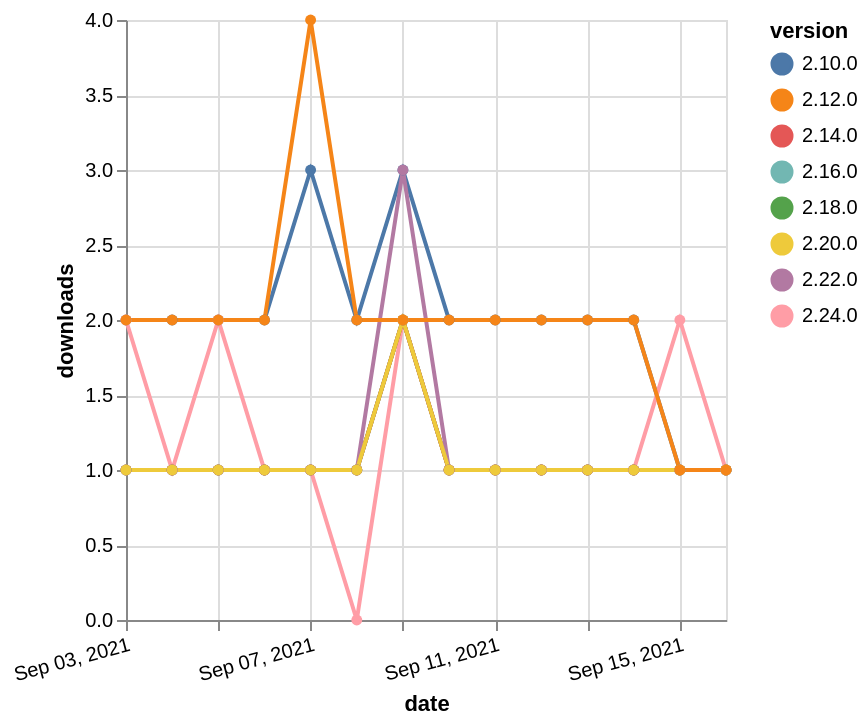

Vega-Lite specification for this chart:
### Vega-Lite specification from a JSON file in a GitHub repository (floating-point values rounded to 4 significant figures)
{"$schema": "https://vega.github.io/schema/vega-lite/v5.json", "description": "A simple bar chart with embedded data.", "data": {"values": [{"date": "2021-09-03", "total": 191, "delta": 1, "version": "2.16.0"}, {"date": "2021-09-04", "total": 192, "delta": 1, "version": "2.16.0"}, {"date": "2021-09-05", "total": 193, "delta": 1, "version": "2.16.0"}, {"date": "2021-09-06", "total": 194, "delta": 1, "version": "2.16.0"}, {"date": "2021-09-07", "total": 195, "delta": 1, "version": "2.16.0"}, {"date": "2021-09-08", "total": 196, "delta": 1, "version": "2.16.0"}, {"date": "2021-09-09", "total": 198, "delta": 2, "version": "2.16.0"}, {"date": "2021-09-10", "total": 199, "delta": 1, "version": "2.16.0"}, {"date": "2021-09-11", "total": 200, "delta": 1, "version": "2.16.0"}, {"date": "2021-09-12", "total": 201, "delta": 1, "version": "2.16.0"}, {"date": "2021-09-13", "total": 202, "delta": 1, "version": "2.16.0"}, {"date": "2021-09-14", "total": 203, "delta": 1, "version": "2.16.0"}, {"date": "2021-09-15", "total": 204, "delta": 1, "version": "2.16.0"}, {"date": "2021-09-16", "total": 205, "delta": 1, "version": "2.16.0"}, {"date": "2021-09-03", "total": 2313, "delta": 2, "version": "2.10.0"}, {"date": "2021-09-04", "total": 2315, "delta": 2, "version": "2.10.0"}, {"date": "2021-09-05", "total": 2317, "delta": 2, "version": "2.10.0"}, {"date": "2021-09-06", "total": 2319, "delta": 2, "version": "2.10.0"}, {"date": "2021-09-07", "total": 2322, "delta": 3, "version": "2.10.0"}, {"date": "2021-09-08", "total": 2324, "delta": 2, "version": "2.10.0"}, {"date": "2021-09-09", "total": 2327, "delta": 3, "version": "2.10.0"}, {"date": "2021-09-10", "total": 2329, "delta": 2, "version": "2.10.0"}, {"date": "2021-09-11", "total": 2331, "delta": 2, "version": "2.10.0"}, {"date": "2021-09-12", "total": 2333, "delta": 2, "version": "2.10.0"}, {"date": "2021-09-13", "total": 2335, "delta": 2, "version": "2.10.0"}, {"date": "2021-09-14", "total": 2337, "delta": 2, "version": "2.10.0"}, {"date": "2021-09-15", "total": 2338, "delta": 1, "version": "2.10.0"}, {"date": "2021-09-16", "total": 2339, "delta": 1, "version": "2.10.0"}, {"date": "2021-09-03", "total": 119, "delta": 2, "version": "2.24.0"}, {"date": "2021-09-04", "total": 120, "delta": 1, "version": "2.24.0"}, {"date": "2021-09-05", "total": 122, "delta": 2, "version": "2.24.0"}, {"date": "2021-09-06", "total": 123, "delta": 1, "version": "2.24.0"}, {"date": "2021-09-07", "total": 124, "delta": 1, "version": "2.24.0"}, {"date": "2021-09-08", "total": 124, "delta": 0, "version": "2.24.0"}, {"date": "2021-09-09", "total": 126, "delta": 2, "version": "2.24.0"}, {"date": "2021-09-10", "total": 127, "delta": 1, "version": "2.24.0"}, {"date": "2021-09-11", "total": 128, "delta": 1, "version": "2.24.0"}, {"date": "2021-09-12", "total": 129, "delta": 1, "version": "2.24.0"}, {"date": "2021-09-13", "total": 130, "delta": 1, "version": "2.24.0"}, {"date": "2021-09-14", "total": 131, "delta": 1, "version": "2.24.0"}, {"date": "2021-09-15", "total": 133, "delta": 2, "version": "2.24.0"}, {"date": "2021-09-16", "total": 134, "delta": 1, "version": "2.24.0"}, {"date": "2021-09-03", "total": 198, "delta": 1, "version": "2.18.0"}, {"date": "2021-09-04", "total": 199, "delta": 1, "version": "2.18.0"}, {"date": "2021-09-05", "total": 200, "delta": 1, "version": "2.18.0"}, {"date": "2021-09-06", "total": 201, "delta": 1, "version": "2.18.0"}, {"date": "2021-09-07", "total": 202, "delta": 1, "version": "2.18.0"}, {"date": "2021-09-08", "total": 203, "delta": 1, "version": "2.18.0"}, {"date": "2021-09-09", "total": 205, "delta": 2, "version": "2.18.0"}, {"date": "2021-09-10", "total": 206, "delta": 1, "version": "2.18.0"}, {"date": "2021-09-11", "total": 207, "delta": 1, "version": "2.18.0"}, {"date": "2021-09-12", "total": 208, "delta": 1, "version": "2.18.0"}, {"date": "2021-09-13", "total": 209, "delta": 1, "version": "2.18.0"}, {"date": "2021-09-14", "total": 210, "delta": 1, "version": "2.18.0"}, {"date": "2021-09-15", "total": 211, "delta": 1, "version": "2.18.0"}, {"date": "2021-09-16", "total": 212, "delta": 1, "version": "2.18.0"}, {"date": "2021-09-03", "total": 262, "delta": 1, "version": "2.14.0"}, {"date": "2021-09-04", "total": 263, "delta": 1, "version": "2.14.0"}, {"date": "2021-09-05", "total": 264, "delta": 1, "version": "2.14.0"}, {"date": "2021-09-06", "total": 265, "delta": 1, "version": "2.14.0"}, {"date": "2021-09-07", "total": 266, "delta": 1, "version": "2.14.0"}, {"date": "2021-09-08", "total": 267, "delta": 1, "version": "2.14.0"}, {"date": "2021-09-09", "total": 269, "delta": 2, "version": "2.14.0"}, {"date": "2021-09-10", "total": 270, "delta": 1, "version": "2.14.0"}, {"date": "2021-09-11", "total": 271, "delta": 1, "version": "2.14.0"}, {"date": "2021-09-12", "total": 272, "delta": 1, "version": "2.14.0"}, {"date": "2021-09-13", "total": 273, "delta": 1, "version": "2.14.0"}, {"date": "2021-09-14", "total": 274, "delta": 1, "version": "2.14.0"}, {"date": "2021-09-15", "total": 275, "delta": 1, "version": "2.14.0"}, {"date": "2021-09-16", "total": 276, "delta": 1, "version": "2.14.0"}, {"date": "2021-09-03", "total": 186, "delta": 1, "version": "2.22.0"}, {"date": "2021-09-04", "total": 187, "delta": 1, "version": "2.22.0"}, {"date": "2021-09-05", "total": 188, "delta": 1, "version": "2.22.0"}, {"date": "2021-09-06", "total": 189, "delta": 1, "version": "2.22.0"}, {"date": "2021-09-07", "total": 190, "delta": 1, "version": "2.22.0"}, {"date": "2021-09-08", "total": 191, "delta": 1, "version": "2.22.0"}, {"date": "2021-09-09", "total": 194, "delta": 3, "version": "2.22.0"}, {"date": "2021-09-10", "total": 195, "delta": 1, "version": "2.22.0"}, {"date": "2021-09-11", "total": 196, "delta": 1, "version": "2.22.0"}, {"date": "2021-09-12", "total": 197, "delta": 1, "version": "2.22.0"}, {"date": "2021-09-13", "total": 198, "delta": 1, "version": "2.22.0"}, {"date": "2021-09-14", "total": 199, "delta": 1, "version": "2.22.0"}, {"date": "2021-09-15", "total": 200, "delta": 1, "version": "2.22.0"}, {"date": "2021-09-16", "total": 201, "delta": 1, "version": "2.22.0"}, {"date": "2021-09-03", "total": 155, "delta": 1, "version": "2.20.0"}, {"date": "2021-09-04", "total": 156, "delta": 1, "version": "2.20.0"}, {"date": "2021-09-05", "total": 157, "delta": 1, "version": "2.20.0"}, {"date": "2021-09-06", "total": 158, "delta": 1, "version": "2.20.0"}, {"date": "2021-09-07", "total": 159, "delta": 1, "version": "2.20.0"}, {"date": "2021-09-08", "total": 160, "delta": 1, "version": "2.20.0"}, {"date": "2021-09-09", "total": 162, "delta": 2, "version": "2.20.0"}, {"date": "2021-09-10", "total": 163, "delta": 1, "version": "2.20.0"}, {"date": "2021-09-11", "total": 164, "delta": 1, "version": "2.20.0"}, {"date": "2021-09-12", "total": 165, "delta": 1, "version": "2.20.0"}, {"date": "2021-09-13", "total": 166, "delta": 1, "version": "2.20.0"}, {"date": "2021-09-14", "total": 167, "delta": 1, "version": "2.20.0"}, {"date": "2021-09-15", "total": 168, "delta": 1, "version": "2.20.0"}, {"date": "2021-09-16", "total": 169, "delta": 1, "version": "2.20.0"}, {"date": "2021-09-03", "total": 2429, "delta": 2, "version": "2.12.0"}, {"date": "2021-09-04", "total": 2431, "delta": 2, "version": "2.12.0"}, {"date": "2021-09-05", "total": 2433, "delta": 2, "version": "2.12.0"}, {"date": "2021-09-06", "total": 2435, "delta": 2, "version": "2.12.0"}, {"date": "2021-09-07", "total": 2439, "delta": 4, "version": "2.12.0"}, {"date": "2021-09-08", "total": 2441, "delta": 2, "version": "2.12.0"}, {"date": "2021-09-09", "total": 2443, "delta": 2, "version": "2.12.0"}, {"date": "2021-09-10", "total": 2445, "delta": 2, "version": "2.12.0"}, {"date": "2021-09-11", "total": 2447, "delta": 2, "version": "2.12.0"}, {"date": "2021-09-12", "total": 2449, "delta": 2, "version": "2.12.0"}, {"date": "2021-09-13", "total": 2451, "delta": 2, "version": "2.12.0"}, {"date": "2021-09-14", "total": 2453, "delta": 2, "version": "2.12.0"}, {"date": "2021-09-15", "total": 2454, "delta": 1, "version": "2.12.0"}, {"date": "2021-09-16", "total": 2455, "delta": 1, "version": "2.12.0"}]}, "width": "container", "mark": {"type": "line", "point": {"filled": true}}, "encoding": {"x": {"field": "date", "type": "temporal", "timeUnit": "yearmonthdate", "title": "date", "axis": {"labelAngle": -15}}, "y": {"field": "delta", "type": "quantitative", "title": "downloads"}, "color": {"field": "version", "type": "nominal"}, "tooltip": {"field": "delta"}}}
